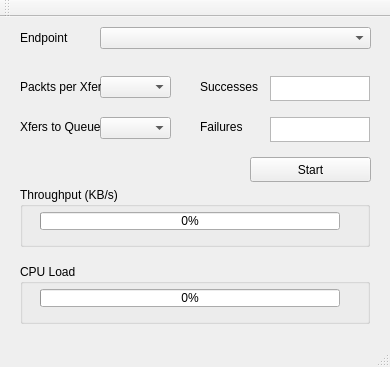
<?xml version="1.0" encoding="UTF-8"?>
<ui version="4.0">
 <class>MainWindow</class>
 <widget class="QMainWindow" name="MainWindow">
  <property name="geometry">
   <rect>
    <x>0</x>
    <y>0</y>
    <width>390</width>
    <height>367</height>
   </rect>
  </property>
  <property name="windowTitle">
   <string>Streamer</string>
  </property>
  <property name="windowIcon">
   <iconset>
    <normaloff>CY.ico</normaloff>CY.ico</iconset>
  </property>
  <property name="animated">
   <bool>true</bool>
  </property>
  <widget class="QWidget" name="centralWidget">
   <widget class="QLabel" name="Endpoint_label">
    <property name="enabled">
     <bool>true</bool>
    </property>
    <property name="geometry">
     <rect>
      <x>20</x>
      <y>11</y>
      <width>81</width>
      <height>20</height>
     </rect>
    </property>
    <property name="text">
     <string>Endpoint</string>
    </property>
   </widget>
   <widget class="QPushButton" name="Start_pushButton">
    <property name="geometry">
     <rect>
      <x>250</x>
      <y>140</y>
      <width>121</width>
      <height>25</height>
     </rect>
    </property>
    <property name="autoFillBackground">
     <bool>false</bool>
    </property>
    <property name="text">
     <string>Start</string>
    </property>
   </widget>
   <widget class="QGroupBox" name="Throughput_groupBox">
    <property name="geometry">
     <rect>
      <x>20</x>
      <y>170</y>
      <width>350</width>
      <height>60</height>
     </rect>
    </property>
    <property name="title">
     <string>Throughput (KB/s)</string>
    </property>
    <widget class="QProgressBar" name="progressBar">
     <property name="geometry">
      <rect>
       <x>20</x>
       <y>25</y>
       <width>300</width>
       <height>18</height>
      </rect>
     </property>
     <property name="maximum">
      <number>500000</number>
     </property>
     <property name="value">
      <number>0</number>
     </property>
     <property name="format">
      <string>%p%</string>
     </property>
    </widget>
   </widget>
   <widget class="QGroupBox" name="CPU_Load_groupBox">
    <property name="geometry">
     <rect>
      <x>20</x>
      <y>247</y>
      <width>350</width>
      <height>60</height>
     </rect>
    </property>
    <property name="title">
     <string>CPU Load</string>
    </property>
    <widget class="QProgressBar" name="progressBar_2">
     <property name="geometry">
      <rect>
       <x>20</x>
       <y>25</y>
       <width>300</width>
       <height>18</height>
      </rect>
     </property>
     <property name="maximum">
      <number>100</number>
     </property>
     <property name="value">
      <number>0</number>
     </property>
     <property name="format">
      <string>%v%</string>
     </property>
    </widget>
   </widget>
   <widget class="QComboBox" name="Endpoint_comboBox">
    <property name="geometry">
     <rect>
      <x>100</x>
      <y>10</y>
      <width>271</width>
      <height>22</height>
     </rect>
    </property>
   </widget>
   <widget class="QComboBox" name="Endpoint_comboBox_2">
    <property name="geometry">
     <rect>
      <x>100</x>
      <y>59</y>
      <width>71</width>
      <height>22</height>
     </rect>
    </property>
   </widget>
   <widget class="QLabel" name="Packets_per_Xfer_Label">
    <property name="enabled">
     <bool>true</bool>
    </property>
    <property name="geometry">
     <rect>
      <x>20</x>
      <y>60</y>
      <width>81</width>
      <height>20</height>
     </rect>
    </property>
    <property name="text">
     <string>Packts per Xfer</string>
    </property>
   </widget>
   <widget class="QComboBox" name="Endpoint_comboBox_3">
    <property name="geometry">
     <rect>
      <x>100</x>
      <y>100</y>
      <width>71</width>
      <height>22</height>
     </rect>
    </property>
   </widget>
   <widget class="QLabel" name="Xfer_to_Queue_Label">
    <property name="enabled">
     <bool>true</bool>
    </property>
    <property name="geometry">
     <rect>
      <x>20</x>
      <y>100</y>
      <width>81</width>
      <height>20</height>
     </rect>
    </property>
    <property name="text">
     <string>Xfers to Queue</string>
    </property>
   </widget>
   <widget class="QLabel" name="Successes_label">
    <property name="enabled">
     <bool>true</bool>
    </property>
    <property name="geometry">
     <rect>
      <x>200</x>
      <y>60</y>
      <width>71</width>
      <height>20</height>
     </rect>
    </property>
    <property name="text">
     <string>Successes</string>
    </property>
   </widget>
   <widget class="QLabel" name="Failures_label">
    <property name="enabled">
     <bool>true</bool>
    </property>
    <property name="geometry">
     <rect>
      <x>200</x>
      <y>100</y>
      <width>71</width>
      <height>20</height>
     </rect>
    </property>
    <property name="text">
     <string>Failures</string>
    </property>
   </widget>
   <widget class="QPlainTextEdit" name="Successes_plainTextEdit">
    <property name="geometry">
     <rect>
      <x>270</x>
      <y>59</y>
      <width>100</width>
      <height>25</height>
     </rect>
    </property>
   </widget>
   <widget class="QPlainTextEdit" name="Failures_plainTextEdit">
    <property name="geometry">
     <rect>
      <x>270</x>
      <y>100</y>
      <width>100</width>
      <height>25</height>
     </rect>
    </property>
   </widget>
  </widget>
  <widget class="QToolBar" name="mainToolBar">
   <attribute name="toolBarArea">
    <enum>TopToolBarArea</enum>
   </attribute>
   <attribute name="toolBarBreak">
    <bool>false</bool>
   </attribute>
  </widget>
  <widget class="QStatusBar" name="statusBar"/>
  <widget class="QMenuBar" name="menuBar">
   <property name="geometry">
    <rect>
     <x>0</x>
     <y>0</y>
     <width>390</width>
     <height>21</height>
    </rect>
   </property>
  </widget>
 </widget>
 <layoutdefault spacing="6" margin="11"/>
 <resources/>
 <connections/>
</ui>
